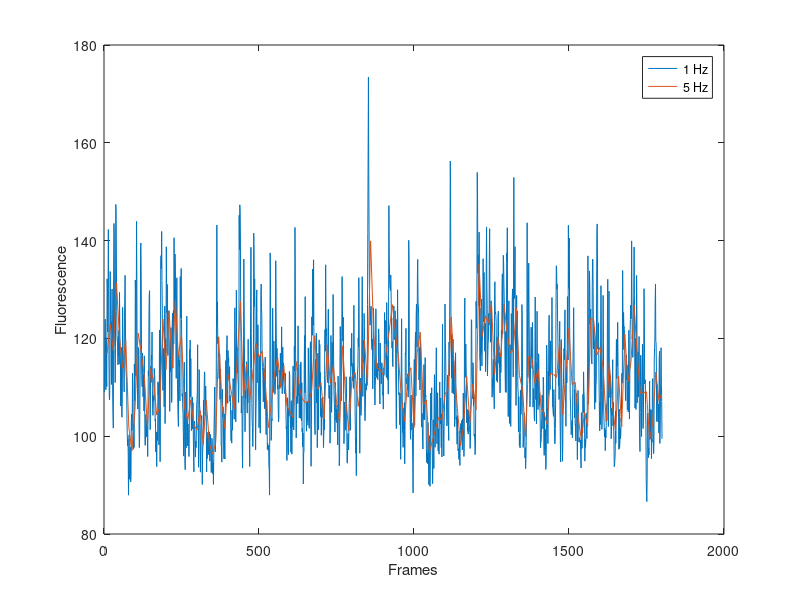

Reproduce this figure in MATLAB.
% MatLab Problem Set = Due Tuesday May 19 2020
% Corresponds to week 7 of Coursera Vanderbilt MatLab Course
% By Christian Pedersen

clear all  % clears all variables
close all  % closes all figures
clc    % clears command window


%% Here I load in example photometry data to practice with

% loading in example data
load('example_photom_1Hz.mat')

% Instructions: A time series is a 1 dimensional matrix that has a single
% value (element) for each time step. For the sake of these exercises, we
% will use the time series generated above, raw470 and raw405. Each element
% corresponds to 1 fluorescence sample per second. Use these variables
% to answer the below questions to the best of your abilities. Also, feel 
% free to google stuff like "matlab how to find length of a variable" if 
% you get stuck. 



%% Question 1: Flagging values above a threshold

% Say we want to find when a photometry time series exceeds a certain
% threshold of fluorescence. In this question, we will use a for loop and a
% if,then statement to flag fluorescence samples that exceed a threshold. 

% First, create a boolean array (only 0's and 1's) that is the same size as
% the raw470 variable. This boolean array should initially contain only zeros
% Name this variable 'flagHigh'.

flagHigh = zeros(size(raw470));

% Use a for loop and a if,then statement within the loop to test whether
% each element of raw470 is greater than 140. If it is for that particular
% element, then set the corresponding element of flagHigh equal to 1.

threshold = 140;

for p = 1:length(flagHigh)
    
    if raw470(p) > threshold
    
        flagHigh(p) = 1;
        
    end
    
end

% Now that we have a subset of our 1800 elements flagged as being above the
% threshold, use conditional logic to find the percentage of elements in
% raw470 that are above the threshold value of 140.

percentHigh = 100*length(flagHigh(flagHigh==1))/length(flagHigh);
percentHigh = 100*sum(flagHigh)/length(flagHigh)


%% Question 2: Manually downsample by averaging


% Take the provided 'raw470' time series and find the average of every 10
% elements, effectively downsampling the time series so that we have a
% measurement every 10 seconds, instead of 1 second. The resulting 1
% dimensional matrix should be 180 elements long instead of 1800.
% Use a for loop to accomplish this.


tenSecAVG = NaN(1,length(raw470)/10);

for p = 1:length(tenSecAVG)

   temp_10sec = raw470((10*(p-1)+1):(10*p));
   
   tenSecAVG(p) = mean(temp_10sec);
    
end    

% Plot the original 1 Hz sample rate time series along side the newly
% created 0.1 Hz sample rate time series.

figure()
plot(1:1800,raw470,'',10:10:1800,tenSecAVG,'')
legend('1 Hz','5 Hz')
xlabel('Frames')
ylabel('Fluorescence')

% Zoom into the graph and look at how the 1 Hz and 0.1 Hz timeseries
% differ. What do you notice about the signals?



%% Question 3: Nested for loops with multiple dimensions

threeDimMat = rand(100,50,20);
% For a real challenge use a for loop within a for loop within a for loop
% to add 5 to each element of the 3D matrix 'threeDimMat' one element at a
% time. Hint: you will need to use triple indexing -> threeDimMat(n,k,p)


threeDimPlus5 = threeDimMat;

for p = 1:size(threeDimMat,3)

    for k = 1:size(threeDimMat,2)
    
        for n = 1:size(threeDimMat,1)

            threeDimPlus5(n,k,p) = threeDimMat(n,k,p) + 5;

        end

    end

end

% Take the global mean ( mean(var,'all') ) of the initial 3D random matrix
% and the resulting 3D matrix after adding 5 to each element. The means
% should be different by 5.

mean(threeDimMat,'all')

mean(threeDimPlus5,'all')





